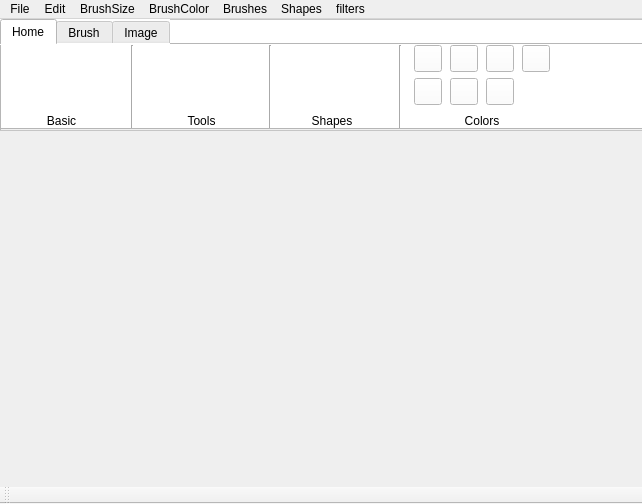
<?xml version="1.0" encoding="UTF-8"?>
<ui version="4.0">
 <class>MainWindow</class>
 <widget class="QMainWindow" name="MainWindow">
  <property name="geometry">
   <rect>
    <x>0</x>
    <y>0</y>
    <width>642</width>
    <height>504</height>
   </rect>
  </property>
  <property name="windowTitle">
   <string>MainWindow</string>
  </property>
  <widget class="QWidget" name="centralwidget">
   <widget class="QFrame" name="frame">
    <property name="geometry">
     <rect>
      <x>0</x>
      <y>0</y>
      <width>1111</width>
      <height>112</height>
     </rect>
    </property>
    <property name="styleSheet">
     <string notr="true">background-color: rgb(255, 255, 255);</string>
    </property>
    <property name="frameShape">
     <enum>QFrame::StyledPanel</enum>
    </property>
    <property name="frameShadow">
     <enum>QFrame::Raised</enum>
    </property>
    <widget class="QTabWidget" name="tabWidget">
     <property name="geometry">
      <rect>
       <x>0</x>
       <y>0</y>
       <width>1111</width>
       <height>111</height>
      </rect>
     </property>
     <property name="currentIndex">
      <number>0</number>
     </property>
     <widget class="QWidget" name="home">
      <attribute name="title">
       <string>Home</string>
      </attribute>
      <widget class="QWidget" name="gridLayoutWidget">
       <property name="geometry">
        <rect>
         <x>0</x>
         <y>0</y>
         <width>121</width>
         <height>85</height>
        </rect>
       </property>
       <layout class="QGridLayout" name="gridLayout">
        <item row="1" column="1">
         <widget class="QToolButton" name="clear_Buttonc">
          <property name="text">
           <string/>
          </property>
          <property name="icon">
           <iconset>
            <normalon>:/images/clear.jpg</normalon>
           </iconset>
          </property>
          <property name="iconSize">
           <size>
            <width>20</width>
            <height>20</height>
           </size>
          </property>
          <property name="autoRaise">
           <bool>true</bool>
          </property>
         </widget>
        </item>
        <item row="0" column="0">
         <widget class="QToolButton" name="undo_Button">
          <property name="text">
           <string/>
          </property>
          <property name="icon">
           <iconset>
            <normalon>:/images/undo.png</normalon>
           </iconset>
          </property>
          <property name="iconSize">
           <size>
            <width>20</width>
            <height>20</height>
           </size>
          </property>
          <property name="autoRaise">
           <bool>true</bool>
          </property>
         </widget>
        </item>
        <item row="0" column="1">
         <widget class="QToolButton" name="redo_Button">
          <property name="text">
           <string/>
          </property>
          <property name="icon">
           <iconset>
            <normalon>:/images/redo.png</normalon>
           </iconset>
          </property>
          <property name="iconSize">
           <size>
            <width>20</width>
            <height>20</height>
           </size>
          </property>
          <property name="autoRaise">
           <bool>true</bool>
          </property>
         </widget>
        </item>
        <item row="1" column="0">
         <widget class="QToolButton" name="save_Button">
          <property name="text">
           <string/>
          </property>
          <property name="icon">
           <iconset>
            <normalon>:/images/save.png</normalon>
           </iconset>
          </property>
          <property name="iconSize">
           <size>
            <width>20</width>
            <height>20</height>
           </size>
          </property>
          <property name="autoRaise">
           <bool>true</bool>
          </property>
         </widget>
        </item>
        <item row="2" column="0" colspan="2">
         <widget class="QLabel" name="label">
          <property name="text">
           <string>Basic</string>
          </property>
          <property name="alignment">
           <set>Qt::AlignCenter</set>
          </property>
         </widget>
        </item>
       </layout>
      </widget>
      <widget class="Line" name="line">
       <property name="geometry">
        <rect>
         <x>120</x>
         <y>0</y>
         <width>20</width>
         <height>91</height>
        </rect>
       </property>
       <property name="orientation">
        <enum>Qt::Vertical</enum>
       </property>
      </widget>
      <widget class="QWidget" name="gridLayoutWidget_2">
       <property name="geometry">
        <rect>
         <x>140</x>
         <y>0</y>
         <width>121</width>
         <height>85</height>
        </rect>
       </property>
       <layout class="QGridLayout" name="gridLayout_2">
        <item row="1" column="1">
         <widget class="QToolButton" name="text_Button">
          <property name="text">
           <string/>
          </property>
          <property name="icon">
           <iconset>
            <normalon>:/images/text.png</normalon>
           </iconset>
          </property>
          <property name="iconSize">
           <size>
            <width>20</width>
            <height>20</height>
           </size>
          </property>
          <property name="autoRaise">
           <bool>true</bool>
          </property>
         </widget>
        </item>
        <item row="0" column="0">
         <widget class="QToolButton" name="pen_Button">
          <property name="text">
           <string/>
          </property>
          <property name="icon">
           <iconset>
            <normalon>:/images/pen.png</normalon>
           </iconset>
          </property>
          <property name="iconSize">
           <size>
            <width>20</width>
            <height>20</height>
           </size>
          </property>
          <property name="autoRaise">
           <bool>true</bool>
          </property>
         </widget>
        </item>
        <item row="0" column="1">
         <widget class="QToolButton" name="erase_Button">
          <property name="text">
           <string/>
          </property>
          <property name="icon">
           <iconset>
            <normalon>:/images/eraser.jpg</normalon>
           </iconset>
          </property>
          <property name="iconSize">
           <size>
            <width>20</width>
            <height>20</height>
           </size>
          </property>
          <property name="autoRaise">
           <bool>true</bool>
          </property>
         </widget>
        </item>
        <item row="1" column="0">
         <widget class="QToolButton" name="zoom_Button">
          <property name="text">
           <string/>
          </property>
          <property name="icon">
           <iconset>
            <normalon>:/images/zoom.jpg</normalon>
           </iconset>
          </property>
          <property name="iconSize">
           <size>
            <width>20</width>
            <height>20</height>
           </size>
          </property>
          <property name="autoRaise">
           <bool>true</bool>
          </property>
         </widget>
        </item>
        <item row="2" column="0" colspan="2">
         <widget class="QLabel" name="label_2">
          <property name="text">
           <string>Tools</string>
          </property>
          <property name="alignment">
           <set>Qt::AlignCenter</set>
          </property>
         </widget>
        </item>
       </layout>
      </widget>
      <widget class="Line" name="line_2">
       <property name="geometry">
        <rect>
         <x>260</x>
         <y>0</y>
         <width>16</width>
         <height>91</height>
        </rect>
       </property>
       <property name="orientation">
        <enum>Qt::Vertical</enum>
       </property>
      </widget>
      <widget class="QWidget" name="gridLayoutWidget_3">
       <property name="geometry">
        <rect>
         <x>270</x>
         <y>0</y>
         <width>121</width>
         <height>85</height>
        </rect>
       </property>
       <layout class="QGridLayout" name="gridLayout_3">
        <item row="0" column="0">
         <widget class="QToolButton" name="rect_Button">
          <property name="text">
           <string/>
          </property>
          <property name="icon">
           <iconset>
            <normalon>:/images/rectangle.png</normalon>
           </iconset>
          </property>
          <property name="iconSize">
           <size>
            <width>20</width>
            <height>20</height>
           </size>
          </property>
          <property name="autoRaise">
           <bool>true</bool>
          </property>
         </widget>
        </item>
        <item row="0" column="1">
         <widget class="QToolButton" name="circul_Button">
          <property name="text">
           <string/>
          </property>
          <property name="icon">
           <iconset>
            <normalon>:/images/circle.png</normalon>
           </iconset>
          </property>
          <property name="iconSize">
           <size>
            <width>20</width>
            <height>20</height>
           </size>
          </property>
          <property name="autoRaise">
           <bool>true</bool>
          </property>
         </widget>
        </item>
        <item row="1" column="0">
         <widget class="QToolButton" name="arrow_Button">
          <property name="text">
           <string/>
          </property>
          <property name="icon">
           <iconset>
            <normalon>:/images/arrow.png</normalon>
           </iconset>
          </property>
          <property name="iconSize">
           <size>
            <width>20</width>
            <height>20</height>
           </size>
          </property>
          <property name="autoRaise">
           <bool>true</bool>
          </property>
         </widget>
        </item>
        <item row="1" column="1">
         <widget class="QToolButton" name="roundrect_Button">
          <property name="text">
           <string/>
          </property>
          <property name="icon">
           <iconset>
            <normalon>:/images/roundedrectangle.png</normalon>
           </iconset>
          </property>
          <property name="iconSize">
           <size>
            <width>20</width>
            <height>20</height>
           </size>
          </property>
          <property name="autoRaise">
           <bool>true</bool>
          </property>
         </widget>
        </item>
        <item row="0" column="2">
         <widget class="QToolButton" name="line_Button">
          <property name="text">
           <string/>
          </property>
          <property name="icon">
           <iconset>
            <normalon>:/images/line.png</normalon>
           </iconset>
          </property>
          <property name="iconSize">
           <size>
            <width>20</width>
            <height>20</height>
           </size>
          </property>
          <property name="autoRaise">
           <bool>true</bool>
          </property>
         </widget>
        </item>
        <item row="2" column="0" colspan="3">
         <widget class="QLabel" name="label_3">
          <property name="text">
           <string>Shapes</string>
          </property>
          <property name="alignment">
           <set>Qt::AlignCenter</set>
          </property>
         </widget>
        </item>
       </layout>
      </widget>
      <widget class="QWidget" name="gridLayoutWidget_4">
       <property name="geometry">
        <rect>
         <x>410</x>
         <y>0</y>
         <width>140</width>
         <height>85</height>
        </rect>
       </property>
       <layout class="QGridLayout" name="gridLayout_4">
        <item row="0" column="2">
         <widget class="QToolButton" name="blue_Button">
          <property name="text">
           <string/>
          </property>
          <property name="icon">
           <iconset>
            <normalon>:/images/blue.png</normalon>
           </iconset>
          </property>
          <property name="iconSize">
           <size>
            <width>20</width>
            <height>20</height>
           </size>
          </property>
          <property name="autoRaise">
           <bool>false</bool>
          </property>
         </widget>
        </item>
        <item row="1" column="0">
         <widget class="QToolButton" name="back_Button">
          <property name="text">
           <string/>
          </property>
          <property name="icon">
           <iconset>
            <normalon>:/images/black.png</normalon>
           </iconset>
          </property>
          <property name="iconSize">
           <size>
            <width>20</width>
            <height>20</height>
           </size>
          </property>
          <property name="autoRaise">
           <bool>false</bool>
          </property>
         </widget>
        </item>
        <item row="1" column="2">
         <widget class="QToolButton" name="all_color_Button">
          <property name="text">
           <string/>
          </property>
          <property name="icon">
           <iconset>
            <normalon>:/images/colorpalette.png</normalon>
           </iconset>
          </property>
          <property name="iconSize">
           <size>
            <width>20</width>
            <height>20</height>
           </size>
          </property>
          <property name="autoRaise">
           <bool>false</bool>
          </property>
         </widget>
        </item>
        <item row="0" column="0">
         <widget class="QToolButton" name="red_Button">
          <property name="text">
           <string/>
          </property>
          <property name="icon">
           <iconset>
            <normalon>:/images/red.png</normalon>
           </iconset>
          </property>
          <property name="iconSize">
           <size>
            <width>20</width>
            <height>20</height>
           </size>
          </property>
          <property name="autoRaise">
           <bool>false</bool>
          </property>
         </widget>
        </item>
        <item row="0" column="1">
         <widget class="QToolButton" name="green_Button">
          <property name="text">
           <string/>
          </property>
          <property name="icon">
           <iconset>
            <normalon>:/images/green.png</normalon>
           </iconset>
          </property>
          <property name="iconSize">
           <size>
            <width>20</width>
            <height>20</height>
           </size>
          </property>
          <property name="autoRaise">
           <bool>false</bool>
          </property>
         </widget>
        </item>
        <item row="1" column="1">
         <widget class="QToolButton" name="white_Button">
          <property name="text">
           <string/>
          </property>
          <property name="icon">
           <iconset>
            <normalon>:/images/Screenshot (571).png</normalon>
           </iconset>
          </property>
          <property name="iconSize">
           <size>
            <width>20</width>
            <height>20</height>
           </size>
          </property>
          <property name="autoRaise">
           <bool>false</bool>
          </property>
         </widget>
        </item>
        <item row="0" column="3">
         <widget class="QToolButton" name="yellow_Button">
          <property name="text">
           <string/>
          </property>
          <property name="icon">
           <iconset>
            <normalon>:/images/yellow.png</normalon>
           </iconset>
          </property>
          <property name="iconSize">
           <size>
            <width>20</width>
            <height>20</height>
           </size>
          </property>
          <property name="autoRaise">
           <bool>false</bool>
          </property>
         </widget>
        </item>
        <item row="2" column="0" colspan="4">
         <widget class="QLabel" name="label_4">
          <property name="text">
           <string>Colors</string>
          </property>
          <property name="alignment">
           <set>Qt::AlignCenter</set>
          </property>
         </widget>
        </item>
       </layout>
      </widget>
      <widget class="Line" name="line_3">
       <property name="geometry">
        <rect>
         <x>390</x>
         <y>0</y>
         <width>16</width>
         <height>91</height>
        </rect>
       </property>
       <property name="orientation">
        <enum>Qt::Vertical</enum>
       </property>
      </widget>
     </widget>
     <widget class="QWidget" name="brush">
      <attribute name="title">
       <string>Brush</string>
      </attribute>
      <widget class="Line" name="line_4">
       <property name="geometry">
        <rect>
         <x>410</x>
         <y>0</y>
         <width>20</width>
         <height>91</height>
        </rect>
       </property>
       <property name="orientation">
        <enum>Qt::Vertical</enum>
       </property>
      </widget>
      <widget class="QSlider" name="size_Slider">
       <property name="geometry">
        <rect>
         <x>450</x>
         <y>50</y>
         <width>160</width>
         <height>22</height>
        </rect>
       </property>
       <property name="maximum">
        <number>50</number>
       </property>
       <property name="sliderPosition">
        <number>1</number>
       </property>
       <property name="orientation">
        <enum>Qt::Horizontal</enum>
       </property>
      </widget>
      <widget class="QLabel" name="size_label">
       <property name="geometry">
        <rect>
         <x>490</x>
         <y>0</y>
         <width>71</width>
         <height>41</height>
        </rect>
       </property>
       <property name="font">
        <font>
         <pointsize>11</pointsize>
        </font>
       </property>
       <property name="text">
        <string>Brush size</string>
       </property>
       <property name="alignment">
        <set>Qt::AlignCenter</set>
       </property>
      </widget>
      <widget class="QWidget" name="gridLayoutWidget_8">
       <property name="geometry">
        <rect>
         <x>0</x>
         <y>0</y>
         <width>401</width>
         <height>85</height>
        </rect>
       </property>
       <layout class="QGridLayout" name="gridLayout_8">
        <item row="3" column="3">
         <widget class="QLabel" name="label_17">
          <property name="text">
           <string>Calligraphy</string>
          </property>
          <property name="alignment">
           <set>Qt::AlignCenter</set>
          </property>
         </widget>
        </item>
        <item row="3" column="0">
         <widget class="QLabel" name="label_18">
          <property name="text">
           <string>Solid Brush</string>
          </property>
          <property name="alignment">
           <set>Qt::AlignCenter</set>
          </property>
         </widget>
        </item>
        <item row="3" column="1">
         <widget class="QLabel" name="label_19">
          <property name="text">
           <string>Air Brush</string>
          </property>
          <property name="alignment">
           <set>Qt::AlignCenter</set>
          </property>
         </widget>
        </item>
        <item row="3" column="2">
         <widget class="QLabel" name="label_20">
          <property name="text">
           <string>Oil Brush</string>
          </property>
          <property name="alignment">
           <set>Qt::AlignCenter</set>
          </property>
         </widget>
        </item>
        <item row="3" column="4">
         <widget class="QLabel" name="label_21">
          <property name="text">
           <string>Crayon</string>
          </property>
          <property name="alignment">
           <set>Qt::AlignCenter</set>
          </property>
         </widget>
        </item>
        <item row="0" column="0" rowspan="3">
         <widget class="QToolButton" name="pen_Button_2">
          <property name="sizePolicy">
           <sizepolicy hsizetype="Fixed" vsizetype="Fixed">
            <horstretch>0</horstretch>
            <verstretch>0</verstretch>
           </sizepolicy>
          </property>
          <property name="text">
           <string/>
          </property>
          <property name="icon">
           <iconset>
            <normalon>:/images/pen.png</normalon>
           </iconset>
          </property>
          <property name="iconSize">
           <size>
            <width>50</width>
            <height>50</height>
           </size>
          </property>
          <property name="autoRaise">
           <bool>true</bool>
          </property>
         </widget>
        </item>
        <item row="0" column="1" rowspan="3">
         <widget class="QToolButton" name="air_Button">
          <property name="text">
           <string/>
          </property>
          <property name="icon">
           <iconset>
            <normalon>:/images/air.png</normalon>
           </iconset>
          </property>
          <property name="iconSize">
           <size>
            <width>50</width>
            <height>50</height>
           </size>
          </property>
          <property name="autoRaise">
           <bool>true</bool>
          </property>
         </widget>
        </item>
        <item row="0" column="2" rowspan="3">
         <widget class="QToolButton" name="oil_Button">
          <property name="text">
           <string/>
          </property>
          <property name="icon">
           <iconset>
            <normalon>:/images/oil_brush.png</normalon>
           </iconset>
          </property>
          <property name="iconSize">
           <size>
            <width>50</width>
            <height>50</height>
           </size>
          </property>
          <property name="autoRaise">
           <bool>true</bool>
          </property>
         </widget>
        </item>
        <item row="0" column="3" rowspan="3">
         <widget class="QToolButton" name="clalligraphy_Button">
          <property name="text">
           <string/>
          </property>
          <property name="icon">
           <iconset>
            <normalon>:/images/clighraphy.jpg</normalon>
           </iconset>
          </property>
          <property name="iconSize">
           <size>
            <width>50</width>
            <height>50</height>
           </size>
          </property>
          <property name="autoRaise">
           <bool>true</bool>
          </property>
         </widget>
        </item>
        <item row="0" column="4" rowspan="3">
         <widget class="QToolButton" name="crayon_Button">
          <property name="text">
           <string/>
          </property>
          <property name="icon">
           <iconset>
            <normalon>:/images/crayon.png</normalon>
           </iconset>
          </property>
          <property name="iconSize">
           <size>
            <width>50</width>
            <height>50</height>
           </size>
          </property>
          <property name="autoRaise">
           <bool>true</bool>
          </property>
         </widget>
        </item>
       </layout>
      </widget>
     </widget>
     <widget class="QWidget" name="image">
      <attribute name="title">
       <string>Image</string>
      </attribute>
      <widget class="QWidget" name="gridLayoutWidget_5">
       <property name="geometry">
        <rect>
         <x>0</x>
         <y>0</y>
         <width>121</width>
         <height>85</height>
        </rect>
       </property>
       <layout class="QGridLayout" name="gridLayout_5">
        <item row="1" column="1">
         <widget class="QToolButton" name="flip_Button">
          <property name="text">
           <string/>
          </property>
          <property name="icon">
           <iconset>
            <normalon>:/images/flip.png</normalon>
           </iconset>
          </property>
          <property name="iconSize">
           <size>
            <width>20</width>
            <height>20</height>
           </size>
          </property>
          <property name="autoRaise">
           <bool>true</bool>
          </property>
         </widget>
        </item>
        <item row="0" column="0">
         <widget class="QToolButton" name="loadimage_Button">
          <property name="text">
           <string/>
          </property>
          <property name="icon">
           <iconset>
            <normalon>:/images/image.png</normalon>
           </iconset>
          </property>
          <property name="iconSize">
           <size>
            <width>20</width>
            <height>20</height>
           </size>
          </property>
          <property name="autoRaise">
           <bool>true</bool>
          </property>
         </widget>
        </item>
        <item row="0" column="1">
         <widget class="QToolButton" name="crop_Button">
          <property name="text">
           <string/>
          </property>
          <property name="icon">
           <iconset>
            <normalon>:/images/crop.png</normalon>
           </iconset>
          </property>
          <property name="iconSize">
           <size>
            <width>20</width>
            <height>20</height>
           </size>
          </property>
          <property name="autoRaise">
           <bool>true</bool>
          </property>
         </widget>
        </item>
        <item row="1" column="0">
         <widget class="QToolButton" name="rotate_Button">
          <property name="text">
           <string/>
          </property>
          <property name="icon">
           <iconset>
            <normalon>:/images/rotate.png</normalon>
           </iconset>
          </property>
          <property name="iconSize">
           <size>
            <width>20</width>
            <height>20</height>
           </size>
          </property>
          <property name="autoRaise">
           <bool>true</bool>
          </property>
         </widget>
        </item>
        <item row="2" column="0" colspan="2">
         <widget class="QLabel" name="label_5">
          <property name="text">
           <string>Image</string>
          </property>
          <property name="alignment">
           <set>Qt::AlignCenter</set>
          </property>
         </widget>
        </item>
       </layout>
      </widget>
      <widget class="QWidget" name="gridLayoutWidget_7">
       <property name="geometry">
        <rect>
         <x>140</x>
         <y>0</y>
         <width>401</width>
         <height>81</height>
        </rect>
       </property>
       <layout class="QGridLayout" name="gridLayout_7">
        <item row="2" column="3">
         <widget class="QLabel" name="label_12">
          <property name="text">
           <string>other1</string>
          </property>
          <property name="alignment">
           <set>Qt::AlignCenter</set>
          </property>
         </widget>
        </item>
        <item row="0" column="2" rowspan="2">
         <widget class="QToolButton" name="invert_Button">
          <property name="text">
           <string/>
          </property>
          <property name="icon">
           <iconset>
            <normalon>:/images/invert_color.png</normalon>
           </iconset>
          </property>
          <property name="iconSize">
           <size>
            <width>50</width>
            <height>50</height>
           </size>
          </property>
          <property name="autoRaise">
           <bool>true</bool>
          </property>
         </widget>
        </item>
        <item row="2" column="0">
         <widget class="QLabel" name="label_15">
          <property name="text">
           <string>Orginal </string>
          </property>
          <property name="alignment">
           <set>Qt::AlignCenter</set>
          </property>
         </widget>
        </item>
        <item row="2" column="1">
         <widget class="QLabel" name="label_14">
          <property name="text">
           <string>Black and White</string>
          </property>
          <property name="alignment">
           <set>Qt::AlignCenter</set>
          </property>
         </widget>
        </item>
        <item row="2" column="2">
         <widget class="QLabel" name="label_13">
          <property name="text">
           <string>Invert</string>
          </property>
          <property name="alignment">
           <set>Qt::AlignCenter</set>
          </property>
         </widget>
        </item>
        <item row="2" column="4">
         <widget class="QLabel" name="label_16">
          <property name="text">
           <string>other2</string>
          </property>
          <property name="alignment">
           <set>Qt::AlignCenter</set>
          </property>
         </widget>
        </item>
        <item row="0" column="0" rowspan="2">
         <widget class="QToolButton" name="loadimage_Button_2">
          <property name="sizePolicy">
           <sizepolicy hsizetype="Fixed" vsizetype="Fixed">
            <horstretch>0</horstretch>
            <verstretch>0</verstretch>
           </sizepolicy>
          </property>
          <property name="text">
           <string/>
          </property>
          <property name="icon">
           <iconset>
            <normalon>:/images/image.png</normalon>
           </iconset>
          </property>
          <property name="iconSize">
           <size>
            <width>50</width>
            <height>50</height>
           </size>
          </property>
          <property name="autoRaise">
           <bool>true</bool>
          </property>
         </widget>
        </item>
        <item row="0" column="1" rowspan="2">
         <widget class="QToolButton" name="blackwhite_Button">
          <property name="text">
           <string/>
          </property>
          <property name="icon">
           <iconset>
            <normalon>:/images/BlackandWhite.png</normalon>
           </iconset>
          </property>
          <property name="iconSize">
           <size>
            <width>50</width>
            <height>50</height>
           </size>
          </property>
          <property name="autoRaise">
           <bool>true</bool>
          </property>
         </widget>
        </item>
       </layout>
      </widget>
      <widget class="Line" name="line_5">
       <property name="geometry">
        <rect>
         <x>113</x>
         <y>0</y>
         <width>20</width>
         <height>91</height>
        </rect>
       </property>
       <property name="orientation">
        <enum>Qt::Vertical</enum>
       </property>
      </widget>
     </widget>
    </widget>
   </widget>
  </widget>
  <widget class="QMenuBar" name="menubar">
   <property name="geometry">
    <rect>
     <x>0</x>
     <y>0</y>
     <width>642</width>
     <height>21</height>
    </rect>
   </property>
   <widget class="QMenu" name="menuFile">
    <property name="title">
     <string>File</string>
    </property>
    <addaction name="actionSave"/>
    <addaction name="actionClear"/>
    <addaction name="actionExit"/>
   </widget>
   <widget class="QMenu" name="menuEdit">
    <property name="title">
     <string>Edit</string>
    </property>
    <addaction name="actionUndo"/>
    <addaction name="actionRedo"/>
    <addaction name="actionErase"/>
   </widget>
   <widget class="QMenu" name="menuBrushSize">
    <property name="title">
     <string>BrushSize</string>
    </property>
    <addaction name="action3px"/>
    <addaction name="action5px"/>
    <addaction name="action7px"/>
    <addaction name="action9px"/>
    <addaction name="action11px"/>
    <addaction name="action13px"/>
   </widget>
   <widget class="QMenu" name="menuBrushColor">
    <property name="title">
     <string>BrushColor</string>
    </property>
    <addaction name="actionBlack"/>
    <addaction name="actionBlue"/>
    <addaction name="actionRed"/>
    <addaction name="actionYellow"/>
    <addaction name="actionGreen"/>
    <addaction name="actioncolor_palette"/>
   </widget>
   <widget class="QMenu" name="menuBrushes">
    <property name="title">
     <string>Brushes</string>
    </property>
    <addaction name="actionSolid"/>
    <addaction name="actionAir"/>
    <addaction name="actionCalligraphy"/>
    <addaction name="actionOil"/>
    <addaction name="actionCrayon"/>
   </widget>
   <widget class="QMenu" name="menuShapes">
    <property name="title">
     <string>Shapes</string>
    </property>
    <addaction name="actionRectangle"/>
    <addaction name="actionCircle"/>
    <addaction name="actionline"/>
    <addaction name="actionArrow"/>
    <addaction name="actionRoundedRectangle"/>
   </widget>
   <widget class="QMenu" name="menufilters">
    <property name="title">
     <string>filters</string>
    </property>
    <addaction name="actionOrginal"/>
    <addaction name="actionBlack_and_White"/>
    <addaction name="actionInvert"/>
   </widget>
   <addaction name="menuFile"/>
   <addaction name="menuEdit"/>
   <addaction name="menuBrushSize"/>
   <addaction name="menuBrushColor"/>
   <addaction name="menuBrushes"/>
   <addaction name="menuShapes"/>
   <addaction name="menufilters"/>
  </widget>
  <widget class="QToolBar" name="toolBar">
   <property name="windowTitle">
    <string>toolBar</string>
   </property>
   <attribute name="toolBarArea">
    <enum>BottomToolBarArea</enum>
   </attribute>
   <attribute name="toolBarBreak">
    <bool>false</bool>
   </attribute>
  </widget>
  <action name="actionSave">
   <property name="icon">
    <iconset resource="resource.qrc">
     <normaloff>:/images/save.png</normaloff>:/images/save.png</iconset>
   </property>
   <property name="text">
    <string>Save</string>
   </property>
   <property name="shortcut">
    <string>Ctrl+S</string>
   </property>
   <property name="visible">
    <bool>true</bool>
   </property>
  </action>
  <action name="actionClear">
   <property name="icon">
    <iconset resource="resource.qrc">
     <normaloff>:/images/clear.jpg</normaloff>:/images/clear.jpg</iconset>
   </property>
   <property name="text">
    <string>Clear</string>
   </property>
   <property name="shortcut">
    <string>Ctrl+C</string>
   </property>
  </action>
  <action name="actionExit">
   <property name="icon">
    <iconset resource="resource.qrc">
     <normaloff>:/images/exit 2.png</normaloff>:/images/exit 2.png</iconset>
   </property>
   <property name="text">
    <string>Exit</string>
   </property>
   <property name="shortcut">
    <string>Ctrl+E</string>
   </property>
  </action>
  <action name="actionUndo">
   <property name="icon">
    <iconset resource="resource.qrc">
     <normaloff>:/images/undo.png</normaloff>:/images/undo.png</iconset>
   </property>
   <property name="text">
    <string>Undo</string>
   </property>
   <property name="shortcut">
    <string>Ctrl+B</string>
   </property>
  </action>
  <action name="actionErase">
   <property name="icon">
    <iconset resource="resource.qrc">
     <normaloff>:/images/eraser.jpg</normaloff>:/images/eraser.jpg</iconset>
   </property>
   <property name="text">
    <string>Erase</string>
   </property>
   <property name="shortcut">
    <string>Backspace</string>
   </property>
  </action>
  <action name="action3px">
   <property name="icon">
    <iconset resource="resource.qrc">
     <normaloff>:/images/three.png</normaloff>:/images/three.png</iconset>
   </property>
   <property name="text">
    <string>3px</string>
   </property>
   <property name="shortcut">
    <string>Ctrl+3</string>
   </property>
  </action>
  <action name="action5px">
   <property name="icon">
    <iconset resource="resource.qrc">
     <normaloff>:/images/five.png</normaloff>:/images/five.png</iconset>
   </property>
   <property name="text">
    <string>5px</string>
   </property>
   <property name="shortcut">
    <string>Ctrl+5</string>
   </property>
  </action>
  <action name="action7px">
   <property name="icon">
    <iconset resource="resource.qrc">
     <normaloff>:/images/seven.png</normaloff>:/images/seven.png</iconset>
   </property>
   <property name="text">
    <string>7px</string>
   </property>
   <property name="shortcut">
    <string>Ctrl+7</string>
   </property>
  </action>
  <action name="action9px">
   <property name="icon">
    <iconset resource="resource.qrc">
     <normaloff>:/images/nine.png</normaloff>:/images/nine.png</iconset>
   </property>
   <property name="text">
    <string>9px</string>
   </property>
   <property name="shortcut">
    <string>Ctrl+9</string>
   </property>
  </action>
  <action name="action11px">
   <property name="icon">
    <iconset resource="resource.qrc">
     <normaloff>:/images/eleven.png</normaloff>:/images/eleven.png</iconset>
   </property>
   <property name="text">
    <string>11px</string>
   </property>
  </action>
  <action name="action13px">
   <property name="icon">
    <iconset resource="resource.qrc">
     <normaloff>:/images/thirteen.png</normaloff>:/images/thirteen.png</iconset>
   </property>
   <property name="text">
    <string>13px</string>
   </property>
  </action>
  <action name="actionBlack">
   <property name="icon">
    <iconset resource="resource.qrc">
     <normaloff>:/images/black.png</normaloff>:/images/black.png</iconset>
   </property>
   <property name="text">
    <string>Black</string>
   </property>
  </action>
  <action name="actionBlue">
   <property name="icon">
    <iconset resource="resource.qrc">
     <normaloff>:/images/blue.png</normaloff>:/images/blue.png</iconset>
   </property>
   <property name="text">
    <string>Blue</string>
   </property>
  </action>
  <action name="actionRed">
   <property name="icon">
    <iconset resource="resource.qrc">
     <normaloff>:/images/red.png</normaloff>:/images/red.png</iconset>
   </property>
   <property name="text">
    <string>Red</string>
   </property>
  </action>
  <action name="actionYellow">
   <property name="icon">
    <iconset resource="resource.qrc">
     <normaloff>:/images/yellow.png</normaloff>:/images/yellow.png</iconset>
   </property>
   <property name="text">
    <string>Yellow</string>
   </property>
  </action>
  <action name="actionGreen">
   <property name="icon">
    <iconset resource="resource.qrc">
     <normaloff>:/images/green.png</normaloff>:/images/green.png</iconset>
   </property>
   <property name="text">
    <string>Green</string>
   </property>
  </action>
  <action name="actionSolid">
   <property name="text">
    <string>Solid Brush</string>
   </property>
  </action>
  <action name="actionAir">
   <property name="text">
    <string>Air Brush</string>
   </property>
  </action>
  <action name="actionCalligraphy">
   <property name="text">
    <string>Calligraphy Brush</string>
   </property>
  </action>
  <action name="actionOil">
   <property name="text">
    <string>Oil Brush</string>
   </property>
  </action>
  <action name="actionCrayon">
   <property name="text">
    <string>Crayon Brush</string>
   </property>
  </action>
  <action name="actionRectangle">
   <property name="icon">
    <iconset resource="resource.qrc">
     <normaloff>:/images/rectangle.png</normaloff>:/images/rectangle.png</iconset>
   </property>
   <property name="text">
    <string>Rectangle</string>
   </property>
  </action>
  <action name="actionCircle">
   <property name="icon">
    <iconset resource="resource.qrc">
     <normaloff>:/images/circle.png</normaloff>:/images/circle.png</iconset>
   </property>
   <property name="text">
    <string>Circle</string>
   </property>
  </action>
  <action name="actionline">
   <property name="icon">
    <iconset resource="resource.qrc">
     <normaloff>:/images/line.png</normaloff>:/images/line.png</iconset>
   </property>
   <property name="text">
    <string>line</string>
   </property>
  </action>
  <action name="actionArrow">
   <property name="icon">
    <iconset resource="resource.qrc">
     <normaloff>:/images/arrow.png</normaloff>:/images/arrow.png</iconset>
   </property>
   <property name="text">
    <string>Arrow</string>
   </property>
  </action>
  <action name="actionRoundedRectangle">
   <property name="icon">
    <iconset resource="resource.qrc">
     <normaloff>:/images/roundedrectangle.png</normaloff>:/images/roundedrectangle.png</iconset>
   </property>
   <property name="text">
    <string>RoundedRectangle</string>
   </property>
  </action>
  <action name="actioncolor_palette">
   <property name="icon">
    <iconset resource="resource.qrc">
     <normaloff>:/images/colorpalette.png</normaloff>:/images/colorpalette.png</iconset>
   </property>
   <property name="text">
    <string>color palette</string>
   </property>
  </action>
  <action name="actionOrginal">
   <property name="text">
    <string>Orginal</string>
   </property>
  </action>
  <action name="actionBlack_and_White">
   <property name="text">
    <string>Black and White</string>
   </property>
  </action>
  <action name="actionInvert">
   <property name="text">
    <string>Invert\</string>
   </property>
  </action>
  <action name="actionRedo">
   <property name="text">
    <string>Redo</string>
   </property>
  </action>
 </widget>
 <resources>
  <include location="resource.qrc"/>
 </resources>
 <connections/>
</ui>
